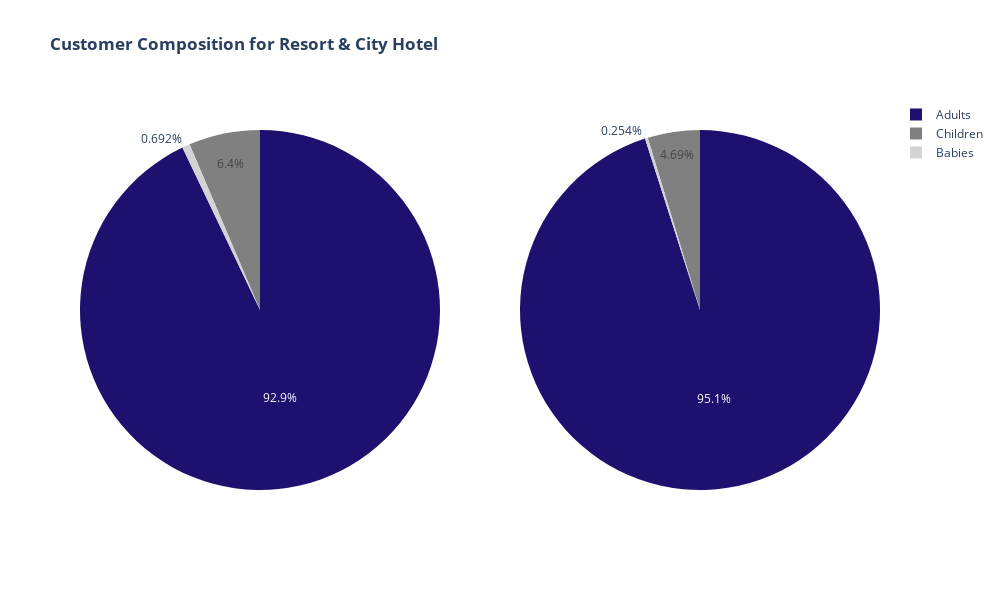

Notebook code for this chart:
### Markdown cell above
### Customer Profile

### Code cell
# Customer composition
import plotly.graph_objects as go
from plotly.subplots import make_subplots

fig = make_subplots(rows=1, cols=2, specs=[[{'type':'pie'}, {'type':'pie'}]])
colors = ["#1D106E", "lightgray", "gray"]
fig.add_trace(
    go.Pie(
        labels=["Adults", "Babies", "Children"],
        values=df[df["hotel"]=="Resort Hotel"][["adults","babies", "children"]].sum().tolist(),
        name="Resort Hotel",
        marker=dict(colors=colors)
    ),
    row=1,
    col=1,
)

fig.add_trace(
    go.Pie(
        labels=["Adults", "Babies", "Children"],
        values=df[df["hotel"]=="City Hotel"][["adults","babies", "children"]].sum().tolist(),
        name="City Hotel",
        marker=dict(colors=colors),
    ),
    row=1,
    col=2,
)

fig.update_layout(
    title='<b>Customer Composition for Resort & City Hotel</b>',
    width=1000,
    height=600)
fig.show()

### Figure 1 — Plotly figure (JSON) as saved in the notebook; plotly's stock layout.template omitted (floating-point values rounded to 4 significant figures)
{"data": [{"domain": {"x": [0, 0.45], "y": [0, 1]}, "labels": ["Adults", "Babies", "Children"], "marker": {"colors": ["#1D106E", "lightgray", "gray"]}, "name": "Resort Hotel", "type": "pie", "values": [74798, 557, 5155]}, {"domain": {"x": [0.55, 1], "y": [0, 1]}, "labels": ["Adults", "Babies", "Children"], "marker": {"colors": ["#1D106E", "lightgray", "gray"]}, "name": "City Hotel", "type": "pie", "values": [146838, 392, 7248]}], "layout": {"height": 600, "title": {"text": "<b>Customer Composition for Resort & City Hotel</b>"}, "width": 1000}}
